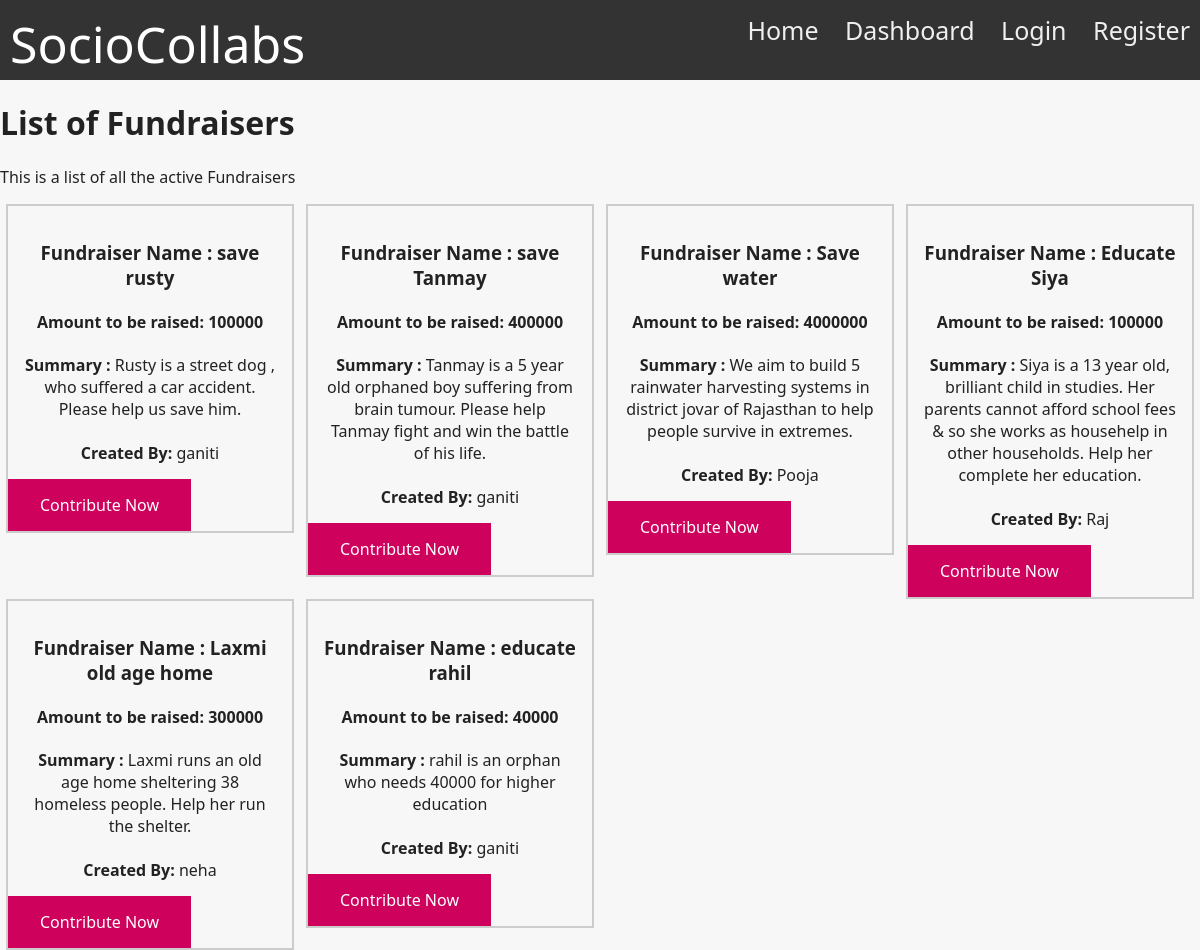
Page /fundraiserlist on the committed database.
### app/models.py (models this page shows, shortened)
class Fundraisers(db.Model):
    __tablename__ = "Fundraisers"
    id = db.Column(db.Integer, primary_key=True)
    name = db.Column(db.String(64), unique=True)
    amount = db.Column(db.Integer)
    summary = db.Column(db.String(64))
    created_by = db.Column(db.String(64))

### app/views.py (the view)
@app.route("/fundraiserlist")
def fundraiserlist():
     name = request.cookies.get('user_name')
     if (name==None):
        return render_template("fundraiserlist.html", Fundraisers=Fundraisers.query.all(),logged_in=False)
     results = db.session.query(New_donations.fundraiser_name, func.sum(New_donations.amount)).group_by(New_donations.fundraiser_name).all()
     return render_template("fundraiserlist.html", Fundraisers=Fundraisers.query.all(),logged_in=name!="",results=results)

### app/templates/fundraiserlist.html (shortened to what this page needs)
{% include 'navigation.html' %}
<h1 class="pt-5 pb-2">List of Fundraisers</h1>
      <p class="lead alert alert-warning">This is a list of all the active Fundraisers
			  </p>
			</head>
			<body>
			{% for fundraiser in Fundraisers %}
			<div class="responsive">
			  <div class="gallery">
				<div class="desc"><h3>Fundraiser Name : {{fundraiser.name }}<br></h3>
				    <h4>Amount to be raised: {{fundraiser.amount }}<br></h4>
				    <strong>Summary :</strong>  {{fundraiser.summary}} <br>
					<br>
				    <strong>Created By:</strong> {{fundraiser.created_by }}</div>
					<a href="/new_donation2" class="button">Contribute Now</a>
			  </div>
			</div>
			{% endfor %}
			</body>

### app/static/assets/css/style.css (style rules this page uses)
*, *::before, *::after { box-sizing: border-box; }
html { -webkit-text-size-adjust: 100%; -webkit-tap-highlight-color: rgba(0, 0, 0, 0); font-size: 16px; }
body { background-color: #f7f7f7; font-family: "Ubuntu", sans-serif; margin: 0; padding: 0; color: #222222; overflow-x: hidden; overflow-wrap: break-word; -moz-osx-font-smoothing: grayscale; -webkit-font-smoothing: antialiased; }
* { box-sizing: border-box; }
body { margin: 0px; font-family: 'segoe ui'; }

### app/templates/fundraiserlist.html (style rules this page uses)
div.gallery { border: 2px solid #ccc; }
div.desc { padding: 15px; text-align: center; align-items: center; }
* { box-sizing: border-box; }
.responsive { padding: 0 6px; float: left; width: 24.99999%; }
.button { background-color: #CE015C; color: white; padding: 15px 32px; text-align: center; text-decoration: none; display: inline-block; font-size: 16px; }

### rows in the picture
Fundraisers: name "save rusty", amount "100000", summary "Rusty is a street dog , who suffered a car accident. Please help us save him.", created_by "ganiti"
Fundraisers: name "save Tanmay", amount "400000", summary "Tanmay is a 5 year old orphaned boy suffering from brain tumour. Please help Tanmay fight and win the battle of his life.", created_by "ganiti"
Fundraisers: name "Save water", amount "4000000", summary "We aim to build 5 rainwater harvesting systems in district jovar of Rajasthan to help people survive in extremes.", created_by "Pooja"
Fundraisers: name "Educate Siya", amount "100000", summary "Siya is a 13 year old, brilliant child in studies. Her parents cannot afford school fees & so she works as househelp in other households. Help her complete her education.", created_by "Raj"
Fundraisers: name "Laxmi old age home", amount "300000", summary "Laxmi runs an old age home sheltering 38 homeless people. Help her run the shelter.", created_by "neha"
Fundraisers: name "educate rahil", amount "40000", summary "rahil is an orphan who needs 40000 for higher education", created_by "ganiti"
